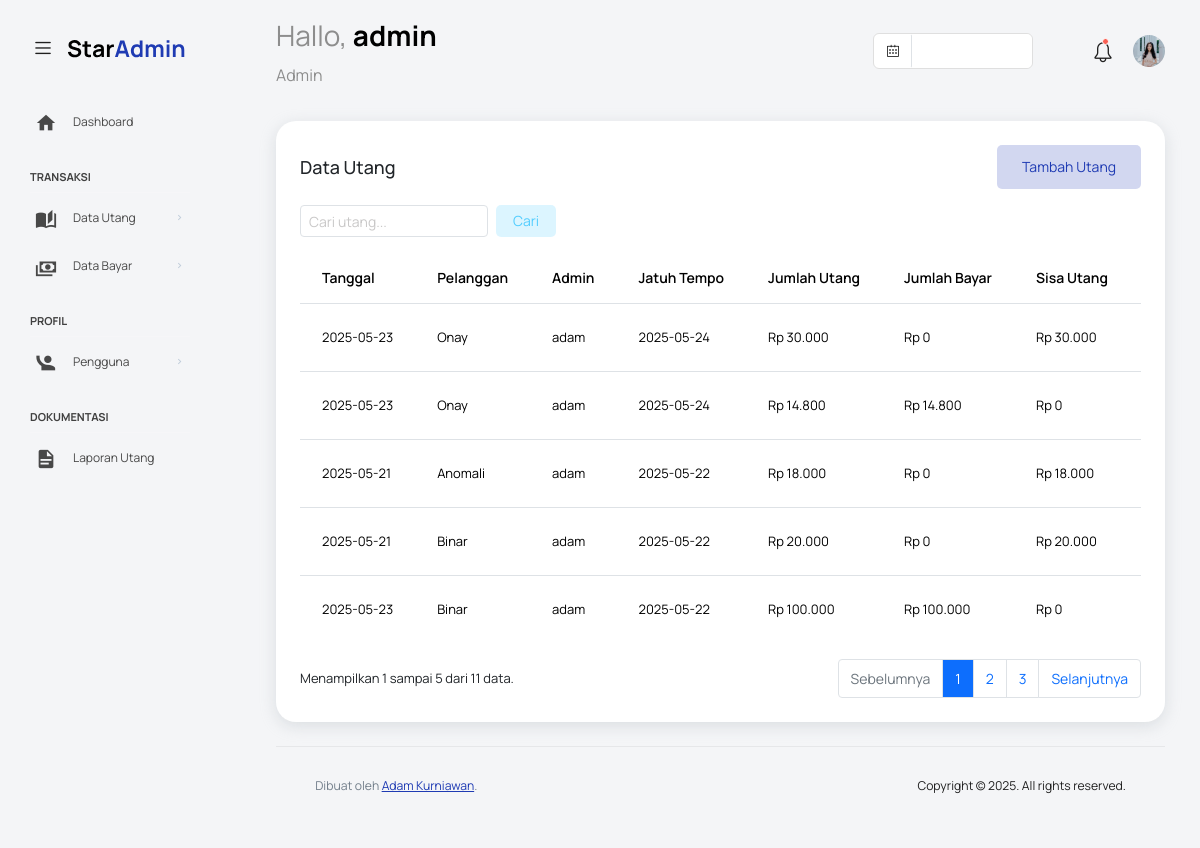
/admin/semua_utang.php?status=bayar_berhasil (signed in), run on the app's committed database.
### tables this page shows
CREATE TABLE `utang` (
  `id_utang` int(11) NOT NULL,
  `id_pelanggan` int(11) NOT NULL,
  `id_admin` int(11) NOT NULL,
  `tanggal` date NOT NULL,
  `jatuh_tempo` date NOT NULL,
  `jumlah_utang` int(11) NOT NULL,
  `status` enum('sudah_lunas','belum_lunas') NOT NULL
);

CREATE TABLE `pelanggan` (
  `id_pelanggan` int(11) NOT NULL,
  `nama_pelanggan` varchar(100) NOT NULL,
  `no_hp_pelanggan` varchar(20) NOT NULL,
  `email` varchar(50) NOT NULL,
  `alamat` varchar(255) NOT NULL
);

### admin/semua_utang.php (the view, shortened to what this page needs)
<?php
include '../koneksi/koneksi.php';
?>
<!DOCTYPE html>
<html lang="en">
<head>
  <link href="https://cdn.jsdelivr.net/npm/bootstrap@5.3.3/dist/css/bootstrap.min.css" rel="stylesheet">
  <link rel="stylesheet" href="../vendors/feather/feather.css">
  <link rel="stylesheet" href="../vendors/mdi/css/materialdesignicons.min.css">
  <link rel="stylesheet" href="../vendors/ti-icons/css/themify-icons.css">
  <link rel="stylesheet" href="../vendors/typicons/typicons.css">
  <link rel="stylesheet" href="../vendors/simple-line-icons/css/simple-line-icons.css">
  <link rel="stylesheet" href="../vendors/css/vendor.bundle.base.css">
  <link rel="stylesheet" href="../vendors/datatables.net-bs4/dataTables.bootstrap4.css">
  <link rel="stylesheet" href="../js/select.dataTables.min.css">
  <link rel="stylesheet" href="../css/vertical-layout-light/style.css">
</head>
<body>
  <div class="container-scroller">
  <?php include 'partials/navbar.php'; ?>
    <div class="container-fluid page-body-wrapper">
      <?php include 'partials/sidebar.php'; ?>
      <div class="main-panel">
        <div class="content-wrapper">
          <div class="row">
            <div class="col-lg-12 grid-margin stretch-card">
              <div class="card">
                <div class="card-body">
                    <div class="d-flex justify-content-between align-items-center mb-3">
                        <h4 class="mb-0">Data Utang</h4>
                        <button
                        type="button"
                        class="btn btn-inverse-primary"
                        data-bs-toggle="modal"
                        data-bs-target="#addRowModal">
                        Tambah Utang
                        </button>
                    </div>
                    <form method="GET" class="d-flex align-items-center gap-2 mb-3" style="max-width: 100%;">
                      <input
                          type="text"
                          id="searchInput"
                          name="search"
                          class="form-control form-control-sm w-auto"
                          placeholder="Cari utang..."
                          value="<?php echo isset($_GET['search']) ? htmlspecialchars($_GET['search']) : ''; ?>"
                          style="max-width: 350px; padding: 0.5rem;"
                      >
                      <?php if (!empty($_GET['search'])) { ?>
                          <button type="submit" class="btn btn-inverse-info" style="padding: 0.5rem 1rem;">
                              Cari
                          </button>
                          <a href="semua_utang.php" class="btn btn-inverse-danger" style="padding: 0.5rem 1rem;">
                              Batal Cari
                          </a>
                      <?php } else { ?>
                          <button type="submit" class="btn btn-inverse-info" style="padding: 0.5rem 1rem;">
                              Cari
                          </button>
                      <?php } ?>
                    </form>
                    <div class="table-responsive">
                      <table class="table table-hover">
                        <thead>
                          <tr>
                            <th>Tanggal</th>
                            <th>Pelanggan</th>
                            <th>Admin</th>
                            <th>Jatuh Tempo</th>
                            <th>Jumlah Utang</th>
                            <th>Jumlah Bayar</th>
                            <th>Sisa Utang</th>
                            <th>Status</th>
                          </tr>
                        </thead>
                        <tbody id="pelangganTable">
                        <?php
                          $search = isset($_GET['search']) ? mysqli_real_escape_string($koneksi, $_GET['search']) : '';
                          $limit = 5;
                          $page = isset($_GET['page']) ? $_GET['page'] : 1;
                          $start = ($page - 1) * $limit;
                          if (!empty($search)) {
                              $query_total = "SELECT COUNT(*)
                                              FROM utang
                                              LEFT JOIN pelanggan ON utang.id_pelanggan = pelanggan.id_pelanggan
                                              LEFT JOIN admin ON utang.id_admin = admin.id_admin
                                              WHERE
                                                  pelanggan.nama_pelanggan LIKE '%$search%' OR
                                                  admin.nama_admin LIKE '%$search%' OR
                                                  utang.status LIKE '%$search%' OR
                                                  utang.tanggal LIKE '%$search%' OR
                                                  utang.jumlah_utang LIKE '%$search%'";
                              $result_total = mysqli_query($koneksi, $query_total);
                              $row_total = mysqli_fetch_array($result_total);
                              $total_records = $row_total[0];
                              $query = "SELECT utang.*, pelanggan.nama_pelanggan, admin.nama_admin,
                                              IFNULL(SUM(bayar.jumlah_bayar), 0) AS jumlah_bayar
                                        FROM utang
                                        LEFT JOIN pelanggan ON utang.id_pelanggan = pelanggan.id_pelanggan
                                        LEFT JOIN admin ON utang.id_admin = admin.id_admin
                                        LEFT JOIN bayar ON utang.id_utang = bayar.id_utang
                                        WHERE
                                            pelanggan.nama_pelanggan LIKE '%$search%' OR
                                            admin.nama_admin LIKE '%$search%' OR
                                            utang.status LIKE '%$search%' OR
                                            utang.tanggal LIKE '%$search%' OR
                                            utang.jumlah_utang LIKE '$search'
                                        GROUP BY utang.id_utang
                                        ORDER BY utang.id_utang DESC
                                        LIMIT $start, $limit
                                        ";
                              $result = mysqli_query($koneksi, $query);
                              $start_range = 1;
                              $end_range = $total_records;
                          } else {
                              $query_total = "SELECT COUNT(*) FROM utang";
                              $result_total = mysqli_query($koneksi, $query_total);
                              $row_total = mysqli_fetch_array($result_total);
                              $total_records = $row_total[0];
                              $total_pages = ceil($total_records / $limit);
                              $query = "SELECT utang.*, pelanggan.nama_pelanggan, admin.nama_admin,
                                        IFNULL(SUM(bayar.jumlah_bayar), 0) AS jumlah_bayar
                                        FROM utang
                                        LEFT JOIN pelanggan ON utang.id_pelanggan = pelanggan.id_pelanggan
                                        LEFT JOIN admin ON utang.id_admin = admin.id_admin
                                        LEFT JOIN bayar ON utang.id_utang = bayar.id_utang
                                        GROUP BY utang.id_utang
                                        ORDER BY utang.id_utang DESC
                                        LIMIT $start, $limit
                                        ";
                                        $result = mysqli_query($koneksi, $query);
                              $start_range = $start + 1;
                              $end_range = min($start + $limit, $total_records);
                          }
                          while ($row = mysqli_fetch_assoc($result)) {
                            $jumlah_bayar = $row['jumlah_bayar'];
                            $sisa_utang = $row['jumlah_utang'] - $jumlah_bayar;
                            echo "<tr>";
                            echo "<td>" . htmlspecialchars($row['tanggal']) . "</td>";
                            echo "<td>" . htmlspecialchars($row['nama_pelanggan']) . "</td>";
                            echo "<td>" . htmlspecialchars($row['nama_admin']) . "</td>";
                            echo "<td>" . htmlspecialchars($row['jatuh_tempo']) . "</td>";
                            echo "<td>Rp " . number_format($row['jumlah_utang'], 0, ',', '.') . "</td>";
                            echo "<td>Rp " . number_format($jumlah_bayar, 0, ',', '.') . "</td>";
                            echo "<td>Rp " . number_format($sisa_utang, 0, ',', '.') . "</td>";
                            $status_label = $row['status'] == 'sudah_lunas'
                                            ? '<label class="badge badge-success">Lunas</label>'
                                            : '<label class="badge badge-danger">Belum Lunas</label>';
                            echo "<td>$status_label</td>";
                            echo "</tr>";
                        }
                          ?>
                        </tbody>
                      </table>
                      <?php if ($search == '') { ?>
                      <div class="d-flex justify-content-between align-items-center mt-3">
                        <div>
                          <p class="mb-0">
                            Menampilkan <?php echo $start_range; ?> sampai <?php echo $end_range; ?> dari <?php echo $total_records; ?> data.
                          </p>
                        </div>
                        <div>
                          <nav aria-label="Page navigation">
                            <ul class="pagination mb-0">
                              <li class="page-item <?php if ($page <= 1) echo 'disabled'; ?>">
                                <a class="page-link" href="?page=<?php echo $page - 1; ?>">Sebelumnya</a>
                              </li>
                              <?php for ($i = 1; $i <= $total_pages; $i++) { ?>
                                <li class="page-item <?php if ($i == $page) echo 'active'; ?>">
                                  <a class="page-link" href="?page=<?php echo $i; ?>"><?php echo $i; ?></a>
                                </li>
                              <?php } ?>
                              <li class="page-item <?php if ($page >= $total_pages) echo 'disabled'; ?>">
                                <a class="page-link" href="?page=<?php echo $page + 1; ?>">Selanjutnya</a>
                              </li>
                            </ul>
                          </nav>
                        </div>
                      <?php } ?>
                  </div>
                </div>
              </div>
            </div>
          </div>
        </div>
        <div class="position-fixed bottom-0 end-0 p-3" style="z-index: 11">
        </div>
        <?php include 'partials/footer.php'; ?>
      </div>
    </div>
  </div>
</body>
</html>

### admin/partials/navbar.php (shortened to what this page needs)
<nav class="navbar default-layout col-lg-12 col-12 p-0 fixed-top d-flex align-items-top flex-row">
  <div class="text-center navbar-brand-wrapper d-flex align-items-center justify-content-start">
    <div class="me-3">
      <button class="navbar-toggler navbar-toggler align-self-center" type="button" data-bs-toggle="minimize">
        <span class="icon-menu"></span>
      </button>
    </div>
    <div>
      <a class="navbar-brand brand-logo" href="../index.html">
        <img src="../images/logo.svg" alt="logo" />
      </a>
    </div>
  </div>
  <div class="navbar-menu-wrapper d-flex align-items-top">
    <ul class="navbar-nav">
      <li class="nav-item font-weight-semibold d-none d-lg-block ms-0">
        <h1 class="welcome-text">Hallo, <span class="text-black fw-bold"><?php echo $_SESSION['nama_admin']; ?></span></h1>
        <h3 class="welcome-sub-text">Admin</h3>
      </li>
    </ul>
    <ul class="navbar-nav ms-auto">
      <li class="nav-item d-none d-lg-block">
        <div id="datepicker-popup" class="input-group date datepicker navbar-date-picker">
          <span class="input-group-addon input-group-prepend border-right">
            <span class="icon-calendar input-group-text calendar-icon"></span>
          </span>
          <input type="text" class="form-control">
        </div>
      </li>
      <li class="nav-item">
        <form class="search-form" action="#">
          <i class="icon-search"></i>
          <input type="search" class="form-control" placeholder="Search Here" title="Search here">
        </form>
      </li>
      <li class="nav-item dropdown">
        <a class="nav-link count-indicator" id="countDropdown" href="#" data-bs-toggle="dropdown" aria-expanded="false">
          <i class="icon-bell"></i>
          <span class="count"></span>
        </a>
      </li>
      <li class="nav-item dropdown d-none d-lg-block user-dropdown">
        <a class="nav-link" id="UserDropdown" href="../#" data-bs-toggle="dropdown" aria-expanded="false">
          <?php
            $foto_admin = $_SESSION['foto_admin'];
          ?>
          <?php
          if ($foto_admin == "") {
          ?>
          <img class="img-xs rounded-circle" src="../images/faces/face6.jpg" alt="Profile image">
          <?php } else { ?>
          <img class="img-xs rounded-circle" src="../images/faces/<?php echo $foto_admin; ?>" alt="Profile image" >
          <?php } ?>
      </li>
    </ul>
  </div>
</nav>

### admin/partials/sidebar.php (shortened to what this page needs)
<nav class="sidebar sidebar-offcanvas" id="sidebar">
    <ul class="nav">
      <li class="nav-item">
        <a class="nav-link" href="dashboard.php">
          <i class="mdi mdi-home menu-icon"></i>
          <span class="menu-title">Dashboard</span>
        </a>
      </li>
      <li class="nav-item nav-category">Transaksi</li>
      <li class="nav-item">
        <a class="nav-link" data-bs-toggle="collapse" href="#ui-basic" aria-expanded="false" aria-controls="ui-basic">
          <i class="menu-icon mdi mdi-book-open-page-variant"></i>
          <span class="menu-title">Data Utang</span>
          <i class="menu-arrow"></i>
        </a>
      </li>
      <li class="nav-item">
        <a class="nav-link" data-bs-toggle="collapse" href="#bayar" aria-expanded="false" aria-controls="bayar">
          <i class="menu-icon mdi mdi-cash-multiple"></i>
          <span class="menu-title">Data Bayar</span>
          <i class="menu-arrow"></i>
        </a>
      </li>
      <li class="nav-item nav-category">Profil</li>
      <li class="nav-item">
        <a class="nav-link" data-bs-toggle="collapse" href="#form-elements" aria-expanded="false" aria-controls="form-elements">
          <i class="menu-icon mdi mdi-human-greeting"></i>
          <span class="menu-title">Pengguna</span>
          <i class="menu-arrow"></i>
        </a>
      </li>
      <li class="nav-item nav-category">Dokumentasi</li>
      <li class="nav-item">
        <a class="nav-link" href="laporan_utang.php">
          <i class="menu-icon mdi mdi-file-document"></i>
          <span class="menu-title">Laporan Utang</span>
        </a>
      </li>
    </ul>
  </nav>

### admin/partials/footer.php (shortened to what this page needs)
<footer class="footer">
    <div class="d-sm-flex justify-content-center justify-content-sm-between">
        <span class="text-muted text-center text-sm-left d-block d-sm-inline-block">Dibuat oleh <a href="#" target="_blank">Adam Kurniawan</a>.</span>
        <span class="float-none float-sm-right d-block mt-1 mt-sm-0 text-center">Copyright © 2025. All rights reserved.</span>
    </div>
</footer>

### data on the page
utang: tanggal "2025-05-23", id_pelanggan.nama_pelanggan "Onay", id_admin.nama_admin "adam", jatuh_tempo "2025-05-24", jumlah_utang "30.000", jumlah_bayar "0", sisa_utang "30.000"
utang: tanggal "2025-05-23", id_pelanggan.nama_pelanggan "Onay", id_admin.nama_admin "adam", jatuh_tempo "2025-05-24", jumlah_utang "14.800", jumlah_bayar "14.800", sisa_utang "0"
utang: tanggal "2025-05-21", id_pelanggan.nama_pelanggan "Anomali", id_admin.nama_admin "adam", jatuh_tempo "2025-05-22", jumlah_utang "18.000", jumlah_bayar "0", sisa_utang "18.000"
utang: tanggal "2025-05-21", id_pelanggan.nama_pelanggan "Binar", id_admin.nama_admin "adam", jatuh_tempo "2025-05-22", jumlah_utang "20.000", jumlah_bayar "0", sisa_utang "20.000"
utang: tanggal "2025-05-23", id_pelanggan.nama_pelanggan "Binar", id_admin.nama_admin "adam", jatuh_tempo "2025-05-22", jumlah_utang "100.000", jumlah_bayar "100.000", sisa_utang "0"

### other printed values
$_SESSION['nama_admin'] "admin"
$start_range "1"
$end_range "5"
$total_records "11"
